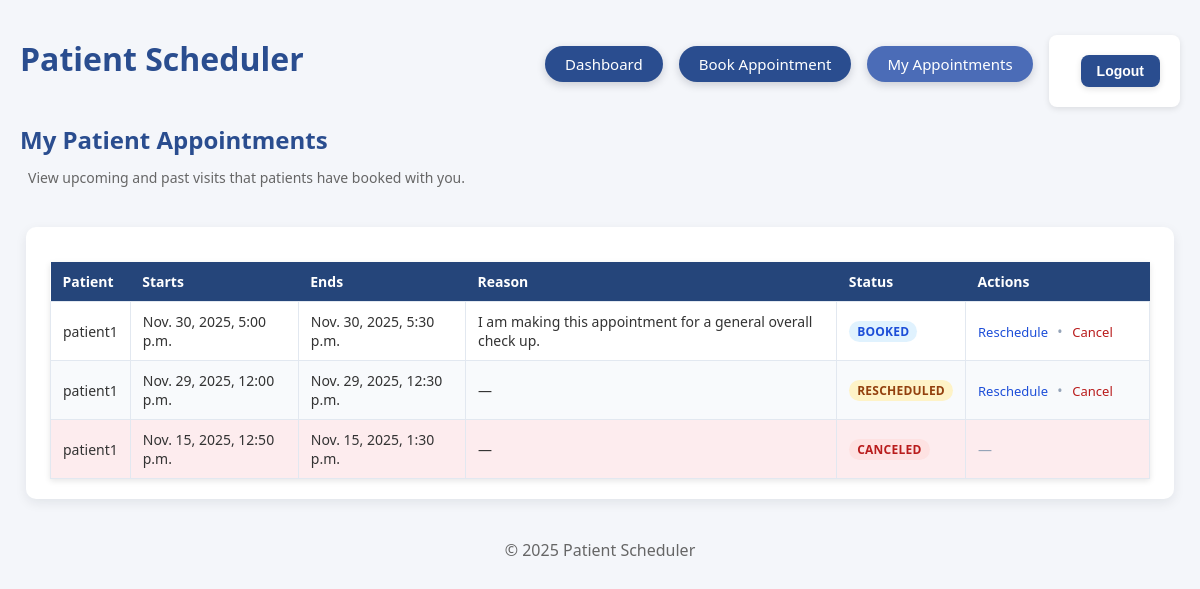
Before: /provider/appointments/ (signed in) with the older database file.
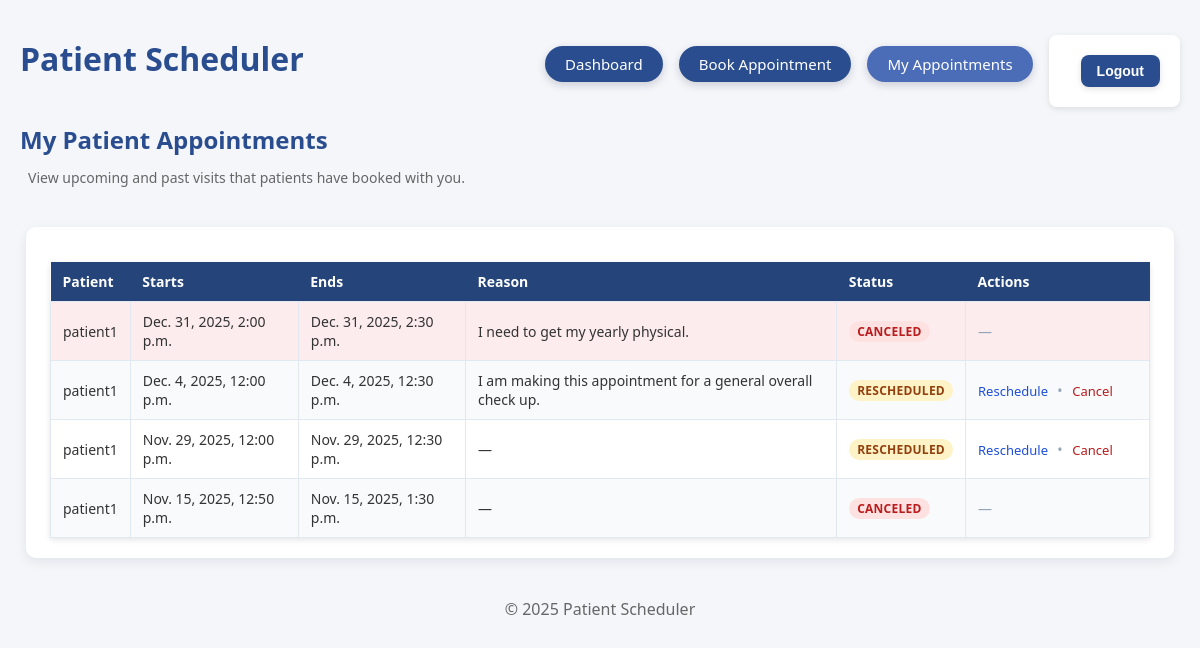
After: the same page with the newer database file.
### booking/models.py (models this page shows, shortened)
class Appointment(models.Model):
    STATUS = (("BOOKED", "BOOKED"), ("CANCELED", "CANCELED"), ("RESCHEDULED", "RESCHEDULED"))
    patient = models.ForeignKey(User, on_delete=models.CASCADE, related_name="patient_appointments")
    provider = models.ForeignKey(Provider, on_delete=models.CASCADE)
    starts_at = models.DateTimeField()
    ends_at = models.DateTimeField()
    status = models.CharField(max_length=12, choices=STATUS, default="BOOKED")
    reason = models.TextField(blank=True, null=True)

### booking/views.py (the view)
# urls.py: path("provider/appointments/", provider_appointments, name="provider_appointments"),
@login_required
@user_passes_test(is_provider)
def provider_appointments(request):
    provider = get_object_or_404(Provider, user=request.user)
    appts = Appointment.objects.filter(provider=provider).order_by("-starts_at")
    return render(request, "booking/provider_appointments.html", {"appts": appts})

### booking/views.py (called while the page is built)
def is_provider(user):
    return Provider.objects.filter(user=user).exists()

### booking/templates/booking/provider_appointments.html (shortened to what this page needs)
{% extends "booking/base.html" %}
{% block content %}
<div class="page-header">
    <div>
        <h2>My Patient Appointments</h2>
        <p class="page-subtitle">
            View upcoming and past visits that patients have booked with you.
        </p>
    </div>
</div>
<div class="page-layout-center">
    <div class="card" style="width: 100%; max-width: 1100px;">
        {% if appts %}
            <table class="appt-table">
                <thead>
                    <tr>
                        <th>Patient</th>
                        <th>Starts</th>
                        <th>Ends</th>
                        <th>Reason</th>
                        <th>Status</th>
                        <th class="actions-col">Actions</th>
                    </tr>
                </thead>
                <tbody>
                    {% for appt in appts %}
                        <tr class="{% if appt.status == 'CANCELED' %}row-cancelled{% endif %}">
                            <td>{{ appt.patient.username }}</td>
                            <td>{{ appt.starts_at|date:"M. j, Y, g:i a" }}</td>
                            <td>{{ appt.ends_at|date:"M. j, Y, g:i a" }}</td>
                            <td>{{ appt.reason|default:"—" }}</td>
                            <td>
                                <span class="status-pill status-{{ appt.status|lower }}">
                                    {{ appt.get_status_display }}
                                </span>
                            </td>
                            <td class="actions-cell">
                                {% if appt.status == 'BOOKED' or appt.status == 'RESCHEDULED' %}
                                    <a href="{% url 'provider_reschedule_appointment' appt.pk %}" class="link-action">
                                        Reschedule
                                    </a>
                                    <span class="action-divider">•</span>
                                    <a href="{% url 'provider_cancel_appointment' appt.pk %}" class="link-action link-danger">
                                        Cancel
                                    </a>
                                {% else %}
                                    <span class="muted">—</span>
                                {% endif %}
                            </td>
                        </tr>
                    {% endfor %}
                </tbody>
            </table>
        {% else %}
            <div class="empty-state">
                <h3>No appointments yet</h3>
                <p>Your patients' bookings will appear here.</p>
            </div>
        {% endif %}
    </div>
</div>
{% endblock %}

Changed rows visible on the page:
added Appointment: patient.username "patient1", starts_at "Dec. 31, 2025, 2:00 p.m.", ends_at "Dec. 31, 2025, 2:30 p.m.", reason "I need to get my yearly physical.", status "CANCELED"
changed Appointment "I am making this appointment for a general overall check up.": starts_at "Nov. 30, 2025, 5:00 p.m." → "Dec. 4, 2025, 12:00 p.m."; ends_at "Nov. 30, 2025, 5:30 p.m." → "Dec. 4, 2025, 12:30 p.m."; status "BOOKED" → "RESCHEDULED"
